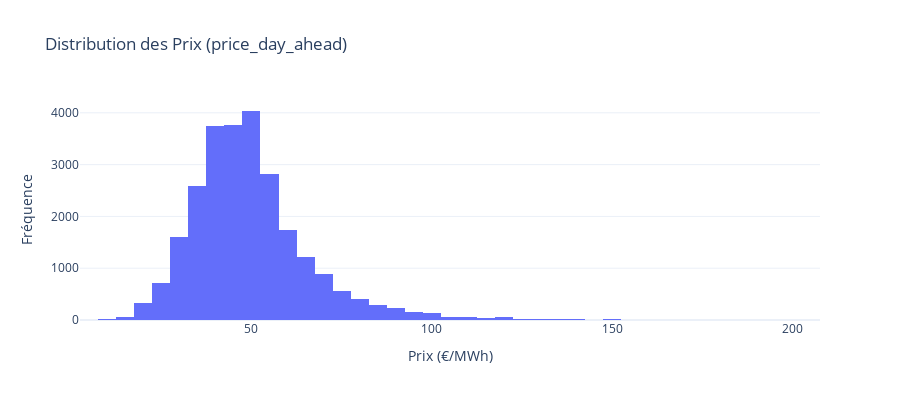

Source (notebook cell):
### Code cell
# Visualisation Plotly - Distribution du prix
fig = go.Figure()
fig.add_trace(go.Histogram(x=df_france['price_day_ahead'], nbinsx=50, name='Historique'))
fig.update_layout(
    title="Distribution des Prix (price_day_ahead)",
    xaxis_title="Prix (€/MWh)",
    yaxis_title="Fréquence",
    template="plotly_white",
    hovermode="x unified",
    height=400
)
fig.show()

### Figure 1 — Plotly figure (JSON) as saved in the notebook; plotly's stock layout.template omitted (floating-point values rounded to 4 significant figures; data arrays with more than 128 entries replaced by an {"elided": "..."} marker saying what was removed)
{"data": [{"name": "Historique", "nbinsx": 50, "type": "histogram", "x": {"elided": "25584 float values"}}], "layout": {"height": 400, "hovermode": "x unified", "title": {"text": "Distribution des Prix (price_day_ahead)"}, "xaxis": {"title": {"text": "Prix (€/MWh)"}}, "yaxis": {"title": {"text": "Fréquence"}}}}
